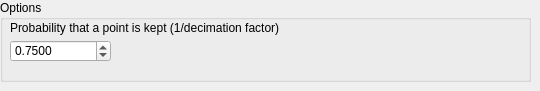
         <widget class="QWidget" name="RandomSamplingFilter">
          <widget class="QGroupBox" name="groupBox_5">
           <property name="geometry">
            <rect>
             <x>0</x>
             <y>0</y>
             <width>531</width>
             <height>82</height>
            </rect>
           </property>
           <property name="title">
            <string>Options</string>
           </property>
           <widget class="QLabel" name="randomRatioTitle">
            <property name="geometry">
             <rect>
              <x>10</x>
              <y>20</y>
              <width>511</width>
              <height>16</height>
             </rect>
            </property>
            <property name="text">
             <string>Probability that a point is kept (1/decimation factor)</string>
            </property>
           </widget>
           <widget class="QDoubleSpinBox" name="randomRatio">
            <property name="geometry">
             <rect>
              <x>10</x>
              <y>40</y>
              <width>101</width>
              <height>22</height>
             </rect>
            </property>
            <property name="suffix">
             <string>0</string>
            </property>
            <property name="decimals">
             <number>3</number>
            </property>
            <property name="minimum">
             <double>0.000000000000000</double>
            </property>
            <property name="maximum">
             <double>1.000000000000000</double>
            </property>
            <property name="singleStep">
             <double>0.010000000000000</double>
            </property>
            <property name="value">
             <double>0.750000000000000</double>
            </property>
           </widget>
          </widget>
         </widget>
